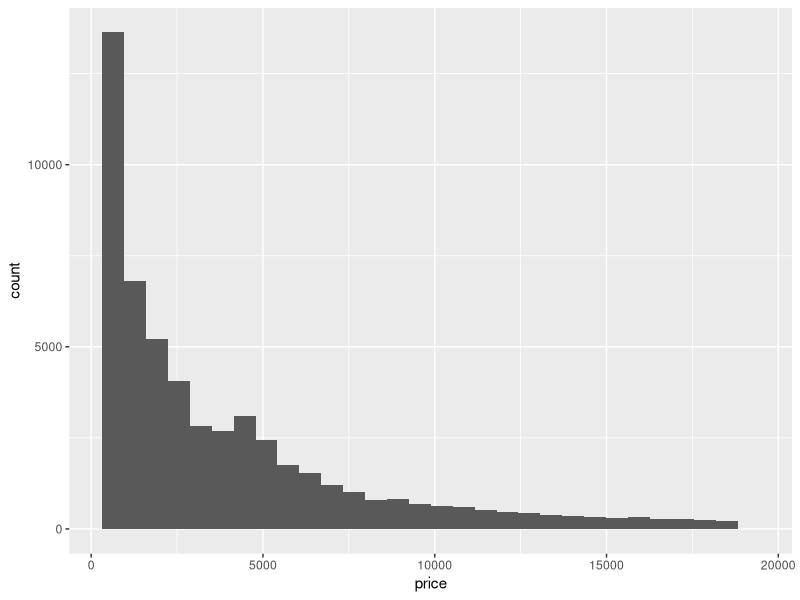
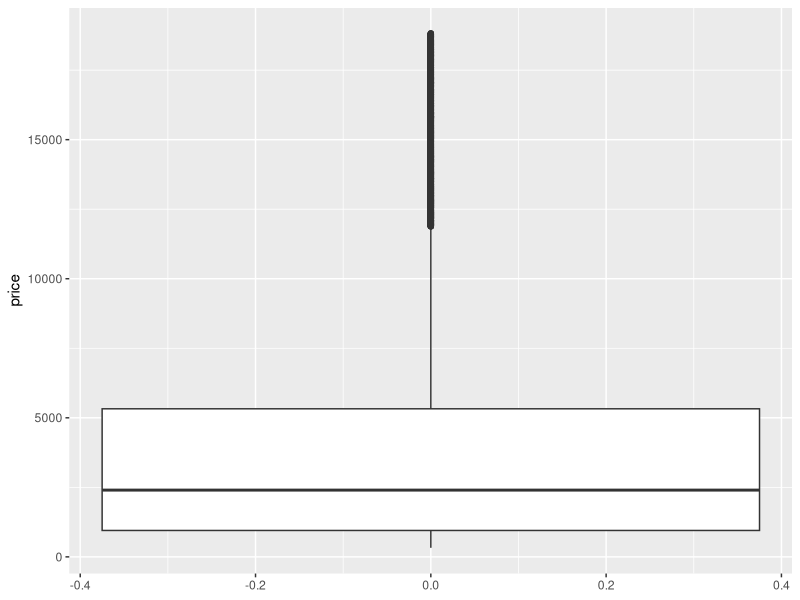
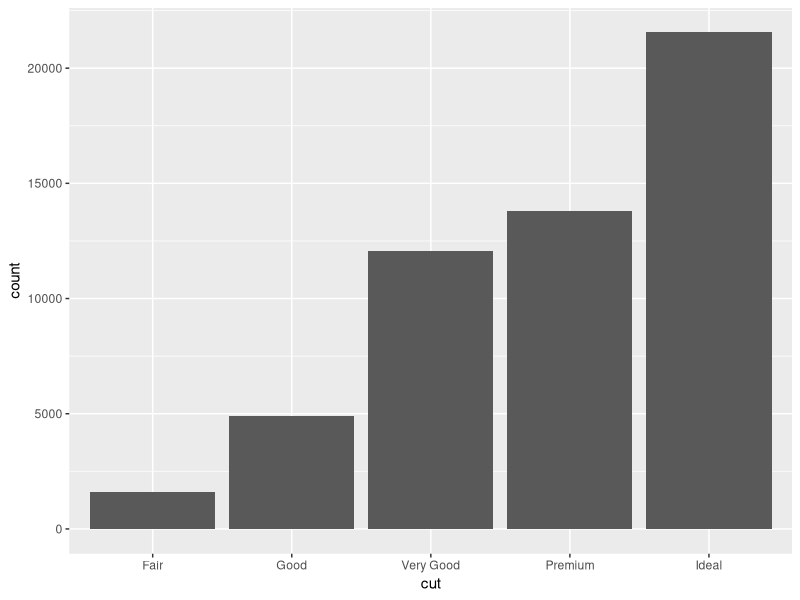
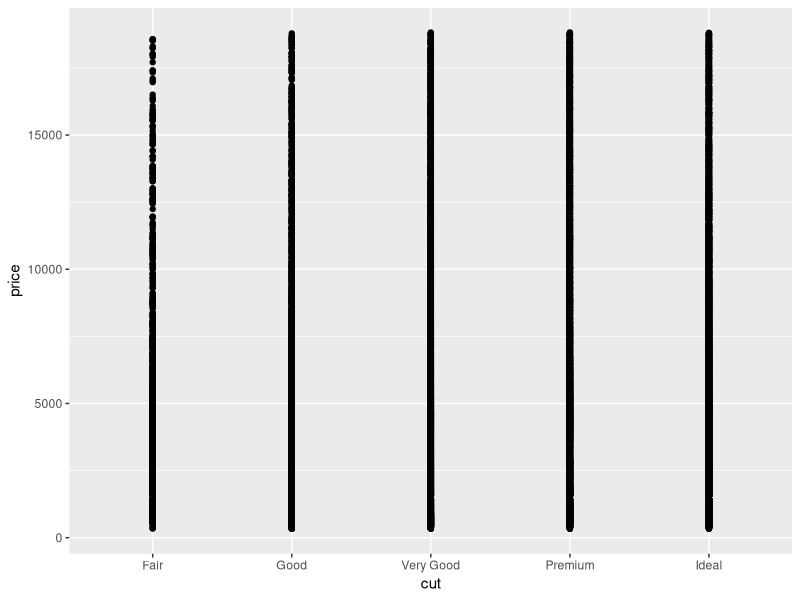
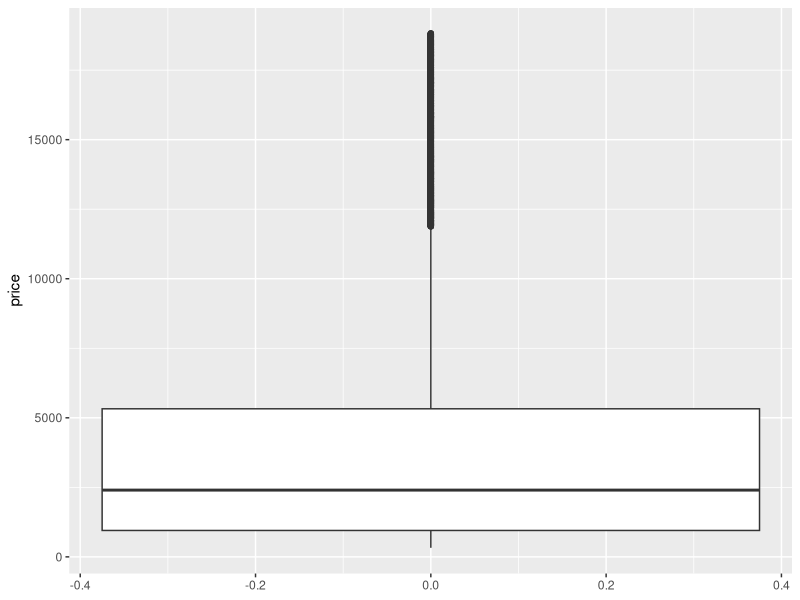
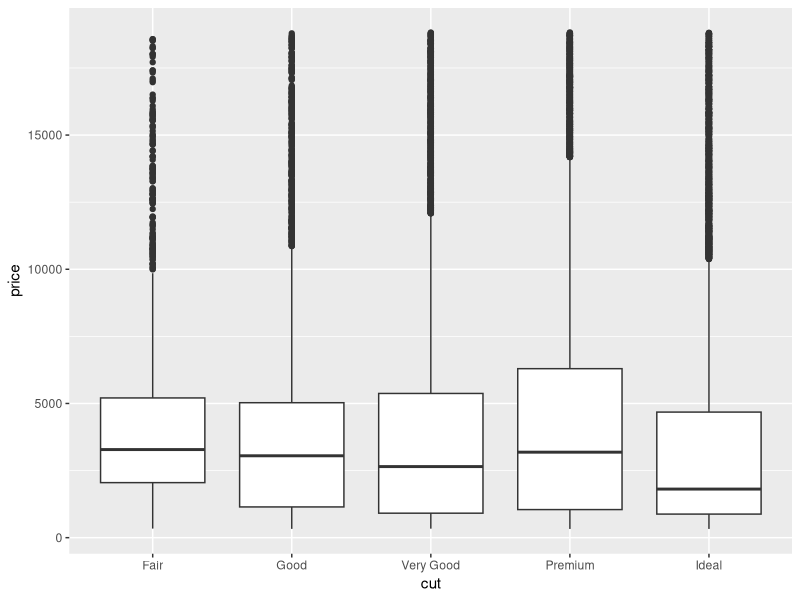
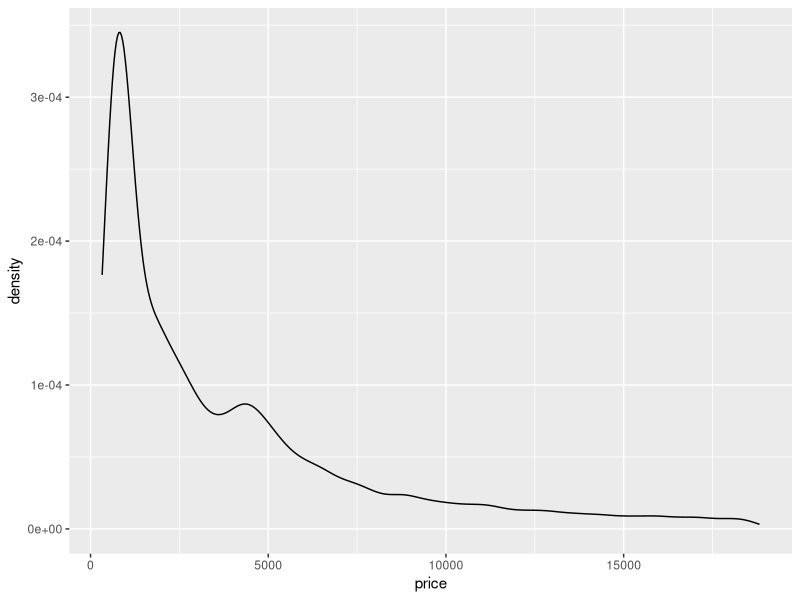
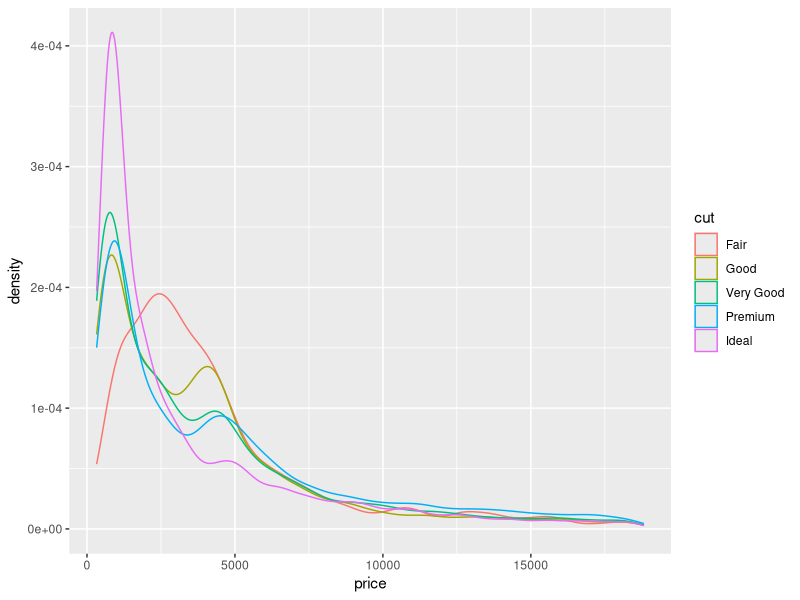

Here is the R script that generated these plots, in order:
## ---- chunk 1
# Load packages and import data
library(ggplot2)
library(dplyr)

data(diamonds)

# A little bit of data wrangling code - let's not focus on this for now
diamonds <- diamonds %>% 
    mutate(
        cut = factor(cut, ordered = FALSE),
        color = factor(color, ordered = FALSE),
        clarity = factor(clarity, ordered = FALSE)
    )
## ---- chunk 2
dim(diamonds)

head(diamonds)

# Visualize price (outcome variable)
ggplot(diamonds, aes(x = price)) +
    geom_histogram()
ggplot(diamonds, aes(y = price)) +
    geom_boxplot()
diamonds %>%
    summarize(mean(price), median(price), sd(price))

# Visualize cut (predictor variable)
ggplot(diamonds, aes(x = cut)) +
    geom_bar()
diamonds %>% 
    count(cut)
## ---- chunk 3
# Try a scatterplot
ggplot(diamonds, aes(y = price, x = cut)) + 
    geom_point()
## ---- chunk 4
# Univariate boxplot
ggplot(diamonds, aes(y = price)) + 
    geom_boxplot()
## ---- chunk 5
# Separate boxes by category
ggplot(diamonds, aes(y = price, x = cut)) + 
    geom_boxplot()
## ---- chunk 6
# Univariate density plot
ggplot(diamonds, aes(x = price)) + 
    geom_density()
## ---- chunk 7
# Separate density plots by category
ggplot(diamonds, aes(x = price, color = cut)) + 
    geom_density()
## ---- chunk 8
# Univariate histogram
ggplot(diamonds, aes(x = price)) + 
    geom_histogram()
## ---- chunk 9
# Separate histograms by category
ggplot(diamonds, aes(x = price)) + 
    geom_histogram() + 
    facet_wrap(~ cut)
## ---- chunk 10
diamonds %>% 
    summarize(mean(price))
## ---- chunk 11
diamonds %>% 
    group_by(cut) %>% 
    summarize(mean(price))
## ---- chunk 12
diamonds <- diamonds %>%
  mutate(cutFair=ifelse(cut == "Fair", 1, 0))
## ---- chunk 13
diamonds %>% 
    group_by(cutFair) %>% 
    summarize(mean(price))
## ---- chunk 14
# Construct the model
diamond_mod0 <- lm(price ~ cutFair, data = diamonds)

# Summarize the model
coef(summary(diamond_mod0))
## ---- chunk 15
# Construct the model
diamond_mod <- lm(price ~ cut, data = diamonds)

# Summarize the model
coef(summary(diamond_mod))
## ---- chunk 16
predict(diamond_mod, newdata = data.frame(cut = "Good"))
## ---- chunk 17
predict(diamond_mod, newdata = data.frame(cut = "Fair"))
## ---- chunk 18
ggplot(diamonds, aes(x = color, y = price)) +
    geom_boxplot()

diamonds %>% 
    group_by(color) %>% 
    summarize(mean(price))
## ---- chunk 19
diamond_mod2 <- lm(price ~ color, data = diamonds)

coef(summary(diamond_mod2))
## ---- chunk 20
ggplot(diamonds, aes(x = clarity, y = price)) +
    geom_boxplot()

diamonds %>% 
    group_by(clarity) %>% 
    summarize(mean(price))

diamond_mod3 <- lm(price ~ clarity, data = diamonds)

coef(summary(diamond_mod3))
